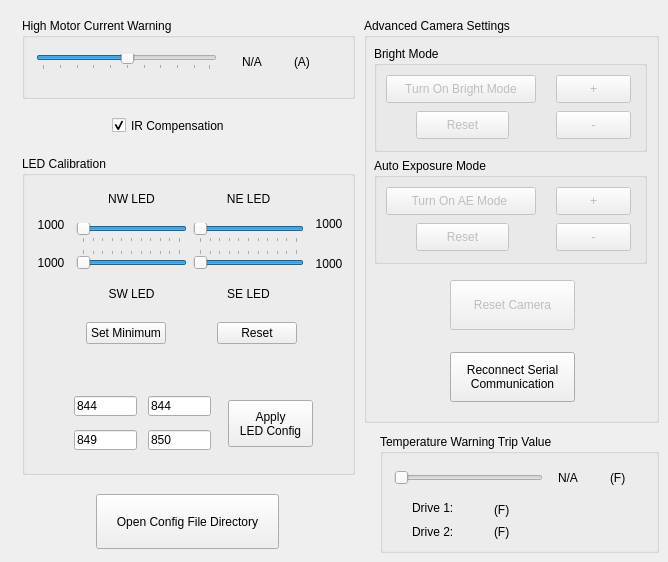
    <widget class="QWidget" name="tab_2">
     <property name="autoFillBackground">
      <bool>true</bool>
     </property>
     <attribute name="title">
      <string>SETTINGS</string>
     </attribute>
     <widget class="QGroupBox" name="groupBox_7">
      <property name="geometry">
       <rect>
        <x>22</x>
        <y>156</y>
        <width>333</width>
        <height>319</height>
       </rect>
      </property>
      <property name="title">
       <string>LED Calibration</string>
      </property>
      <widget class="QWidget" name="layoutWidget">
       <property name="geometry">
        <rect>
         <x>54</x>
         <y>24</y>
         <width>228</width>
         <height>132</height>
        </rect>
       </property>
       <layout class="QGridLayout" name="gridLayout">
        <item row="1" column="0">
         <widget class="QSlider" name="s_nw">
          <property name="toolTip">
           <string>NW LED Intensity Slider</string>
          </property>
          <property name="layoutDirection">
           <enum>Qt::RightToLeft</enum>
          </property>
          <property name="minimum">
           <number>1</number>
          </property>
          <property name="maximum">
           <number>1000</number>
          </property>
          <property name="pageStep">
           <number>100</number>
          </property>
          <property name="value">
           <number>1000</number>
          </property>
          <property name="sliderPosition">
           <number>1000</number>
          </property>
          <property name="orientation">
           <enum>Qt::Horizontal</enum>
          </property>
          <property name="invertedControls">
           <bool>false</bool>
          </property>
          <property name="tickPosition">
           <enum>QSlider::TicksBelow</enum>
          </property>
         </widget>
        </item>
        <item row="0" column="1">
         <widget class="QLabel" name="label_3">
          <property name="text">
           <string>NE LED</string>
          </property>
          <property name="alignment">
           <set>Qt::AlignCenter</set>
          </property>
         </widget>
        </item>
        <item row="1" column="1">
         <widget class="QSlider" name="s_ne">
          <property name="toolTip">
           <string>NE LED Intensity Slider</string>
          </property>
          <property name="layoutDirection">
           <enum>Qt::RightToLeft</enum>
          </property>
          <property name="minimum">
           <number>1</number>
          </property>
          <property name="maximum">
           <number>1000</number>
          </property>
          <property name="pageStep">
           <number>100</number>
          </property>
          <property name="sliderPosition">
           <number>1000</number>
          </property>
          <property name="orientation">
           <enum>Qt::Horizontal</enum>
          </property>
          <property name="tickPosition">
           <enum>QSlider::TicksBelow</enum>
          </property>
         </widget>
        </item>
        <item row="2" column="1">
         <widget class="QSlider" name="s_se">
          <property name="toolTip">
           <string>SE LED Intensity Slider</string>
          </property>
          <property name="layoutDirection">
           <enum>Qt::RightToLeft</enum>
          </property>
          <property name="minimum">
           <number>1</number>
          </property>
          <property name="maximum">
           <number>1000</number>
          </property>
          <property name="pageStep">
           <number>100</number>
          </property>
          <property name="sliderPosition">
           <number>1000</number>
          </property>
          <property name="orientation">
           <enum>Qt::Horizontal</enum>
          </property>
          <property name="tickPosition">
           <enum>QSlider::TicksAbove</enum>
          </property>
         </widget>
        </item>
        <item row="3" column="1">
         <widget class="QLabel" name="label_4">
          <property name="text">
           <string>SE LED</string>
          </property>
          <property name="alignment">
           <set>Qt::AlignCenter</set>
          </property>
         </widget>
        </item>
        <item row="2" column="0">
         <widget class="QSlider" name="s_sw">
          <property name="toolTip">
           <string>SW LED Intensity Slider</string>
          </property>
          <property name="layoutDirection">
           <enum>Qt::RightToLeft</enum>
          </property>
          <property name="minimum">
           <number>1</number>
          </property>
          <property name="maximum">
           <number>1000</number>
          </property>
          <property name="pageStep">
           <number>100</number>
          </property>
          <property name="sliderPosition">
           <number>1000</number>
          </property>
          <property name="orientation">
           <enum>Qt::Horizontal</enum>
          </property>
          <property name="tickPosition">
           <enum>QSlider::TicksAbove</enum>
          </property>
         </widget>
        </item>
        <item row="3" column="0">
         <widget class="QLabel" name="label">
          <property name="text">
           <string>SW LED</string>
          </property>
          <property name="alignment">
           <set>Qt::AlignCenter</set>
          </property>
         </widget>
        </item>
        <item row="0" column="0">
         <widget class="QLabel" name="label_2">
          <property name="text">
           <string>NW LED</string>
          </property>
          <property name="alignment">
           <set>Qt::AlignCenter</set>
          </property>
         </widget>
        </item>
       </layout>
      </widget>
      <widget class="QWidget" name="verticalLayoutWidget_2">
       <property name="geometry">
        <rect>
         <x>10</x>
         <y>52</y>
         <width>38</width>
         <height>71</height>
        </rect>
       </property>
       <layout class="QVBoxLayout" name="verticalLayout_5">
        <item>
         <widget class="QLabel" name="s_value_nw">
          <property name="text">
           <string>1000</string>
          </property>
          <property name="alignment">
           <set>Qt::AlignCenter</set>
          </property>
         </widget>
        </item>
        <item>
         <widget class="QLabel" name="s_value_sw">
          <property name="text">
           <string>1000</string>
          </property>
          <property name="alignment">
           <set>Qt::AlignCenter</set>
          </property>
         </widget>
        </item>
       </layout>
      </widget>
      <widget class="QWidget" name="verticalLayoutWidget_4">
       <property name="geometry">
        <rect>
         <x>288</x>
         <y>50</y>
         <width>38</width>
         <height>75</height>
        </rect>
       </property>
       <layout class="QVBoxLayout" name="verticalLayout_8">
        <item>
         <widget class="QLabel" name="s_value_ne">
          <property name="text">
           <string>1000</string>
          </property>
          <property name="alignment">
           <set>Qt::AlignCenter</set>
          </property>
         </widget>
        </item>
        <item>
         <widget class="QLabel" name="s_value_se">
          <property name="text">
           <string>1000</string>
          </property>
          <property name="alignment">
           <set>Qt::AlignCenter</set>
          </property>
         </widget>
        </item>
       </layout>
      </widget>
      <widget class="QWidget" name="layoutWidget_2">
       <property name="geometry">
        <rect>
         <x>64</x>
         <y>162</y>
         <width>211</width>
         <height>30</height>
        </rect>
       </property>
       <layout class="QHBoxLayout" name="horizontalLayout_3">
        <item>
         <widget class="QPushButton" name="b_setMinBrightnessLED">
          <property name="toolTip">
           <string>Press this button when all LED's are at minimum brightness, use L/R arrow keys to set each LED slider above</string>
          </property>
          <property name="text">
           <string>Set Minimum</string>
          </property>
         </widget>
        </item>
        <item>
         <spacer name="horizontalSpacer_3">
          <property name="orientation">
           <enum>Qt::Horizontal</enum>
          </property>
          <property name="sizeHint" stdset="0">
           <size>
            <width>40</width>
            <height>20</height>
           </size>
          </property>
         </spacer>
        </item>
        <item>
         <widget class="QPushButton" name="b_resetMinimumBrightnessLED">
          <property name="sizePolicy">
           <sizepolicy hsizetype="Fixed" vsizetype="Fixed">
            <horstretch>0</horstretch>
            <verstretch>0</verstretch>
           </sizepolicy>
          </property>
          <property name="toolTip">
           <string>Reset minimum LED brightness</string>
          </property>
          <property name="text">
           <string>Reset</string>
          </property>
         </widget>
        </item>
       </layout>
      </widget>
      <widget class="QLineEdit" name="se_edit">
       <property name="geometry">
        <rect>
         <x>126</x>
         <y>274</y>
         <width>63</width>
         <height>20</height>
        </rect>
       </property>
       <property name="toolTip">
        <string>SE LED setting which will be saved when &quot;Apply&quot; is clicked</string>
       </property>
       <property name="text">
        <string>850</string>
       </property>
      </widget>
      <widget class="QLineEdit" name="nw_edit">
       <property name="geometry">
        <rect>
         <x>52</x>
         <y>240</y>
         <width>63</width>
         <height>20</height>
        </rect>
       </property>
       <property name="toolTip">
        <string>NW LED setting which will be saved when &quot;Apply&quot; is clicked</string>
       </property>
       <property name="text">
        <string>844</string>
       </property>
      </widget>
      <widget class="QLineEdit" name="ne_edit">
       <property name="geometry">
        <rect>
         <x>126</x>
         <y>240</y>
         <width>63</width>
         <height>20</height>
        </rect>
       </property>
       <property name="toolTip">
        <string>NE LED setting which will be saved when &quot;Apply&quot; is clicked</string>
       </property>
       <property name="text">
        <string>844</string>
       </property>
      </widget>
      <widget class="QLineEdit" name="sw_edit">
       <property name="geometry">
        <rect>
         <x>52</x>
         <y>274</y>
         <width>63</width>
         <height>20</height>
        </rect>
       </property>
       <property name="toolTip">
        <string>SW LED setting which will be saved when &quot;Apply&quot; is clicked</string>
       </property>
       <property name="text">
        <string>849</string>
       </property>
      </widget>
      <widget class="QPushButton" name="apply_min_sp">
       <property name="geometry">
        <rect>
         <x>206</x>
         <y>244</y>
         <width>85</width>
         <height>47</height>
        </rect>
       </property>
       <property name="toolTip">
        <string>Saves the four left numbers to a configuration file</string>
       </property>
       <property name="text">
        <string>Apply
LED Config</string>
       </property>
      </widget>
     </widget>
     <widget class="QGroupBox" name="groupBox_8">
      <property name="geometry">
       <rect>
        <x>364</x>
        <y>18</y>
        <width>295</width>
        <height>405</height>
       </rect>
      </property>
      <property name="title">
       <string>Advanced Camera Settings</string>
      </property>
      <widget class="QGroupBox" name="groupBox_10">
       <property name="geometry">
        <rect>
         <x>10</x>
         <y>140</y>
         <width>273</width>
         <height>106</height>
        </rect>
       </property>
       <property name="title">
        <string>Auto Exposure Mode</string>
       </property>
       <widget class="QPushButton" name="b_activate_full_auto_exposure_mode">
        <property name="enabled">
         <bool>false</bool>
        </property>
        <property name="geometry">
         <rect>
          <x>12</x>
          <y>29</y>
          <width>150</width>
          <height>28</height>
         </rect>
        </property>
        <property name="toolTip">
         <string>Activate auto exposure compensation mode</string>
        </property>
        <property name="text">
         <string>Turn On AE Mode </string>
        </property>
       </widget>
       <widget class="QPushButton" name="b_exp_comp_increase">
        <property name="enabled">
         <bool>false</bool>
        </property>
        <property name="geometry">
         <rect>
          <x>182</x>
          <y>29</y>
          <width>75</width>
          <height>28</height>
         </rect>
        </property>
        <property name="toolTip">
         <string>Increase exposure compensation</string>
        </property>
        <property name="text">
         <string>+</string>
        </property>
       </widget>
       <widget class="QPushButton" name="b_exp_comp_reset">
        <property name="enabled">
         <bool>false</bool>
        </property>
        <property name="geometry">
         <rect>
          <x>42</x>
          <y>65</y>
          <width>93</width>
          <height>28</height>
         </rect>
        </property>
        <property name="toolTip">
         <string>Reset exposure compensation</string>
        </property>
        <property name="text">
         <string>Reset</string>
        </property>
       </widget>
       <widget class="QPushButton" name="b_exp_comp_decrease">
        <property name="enabled">
         <bool>false</bool>
        </property>
        <property name="geometry">
         <rect>
          <x>182</x>
          <y>65</y>
          <width>75</width>
          <height>28</height>
         </rect>
        </property>
        <property name="toolTip">
         <string>Decrease exposure compensation</string>
        </property>
        <property name="text">
         <string>-</string>
        </property>
       </widget>
      </widget>
      <widget class="QGroupBox" name="groupBox_9">
       <property name="geometry">
        <rect>
         <x>10</x>
         <y>28</y>
         <width>273</width>
         <height>106</height>
        </rect>
       </property>
       <property name="title">
        <string>Bright Mode</string>
       </property>
       <widget class="QPushButton" name="b_bright_mode_reset">
        <property name="enabled">
         <bool>false</bool>
        </property>
        <property name="geometry">
         <rect>
          <x>42</x>
          <y>65</y>
          <width>93</width>
          <height>28</height>
         </rect>
        </property>
        <property name="toolTip">
         <string>Reset brightness setting for bright mode</string>
        </property>
        <property name="text">
         <string>Reset</string>
        </property>
       </widget>
       <widget class="QPushButton" name="b_activate_bright_mode">
        <property name="enabled">
         <bool>false</bool>
        </property>
        <property name="geometry">
         <rect>
          <x>12</x>
          <y>29</y>
          <width>150</width>
          <height>28</height>
         </rect>
        </property>
        <property name="sizePolicy">
         <sizepolicy hsizetype="Fixed" vsizetype="Fixed">
          <horstretch>0</horstretch>
          <verstretch>0</verstretch>
         </sizepolicy>
        </property>
        <property name="minimumSize">
         <size>
          <width>0</width>
          <height>0</height>
         </size>
        </property>
        <property name="toolTip">
         <string>Activate bright mode</string>
        </property>
        <property name="text">
         <string>Turn On Bright Mode</string>
        </property>
       </widget>
       <widget class="QPushButton" name="b_bright_mode_increase">
        <property name="enabled">
         <bool>false</bool>
        </property>
        <property name="geometry">
         <rect>
          <x>182</x>
          <y>29</y>
          <width>75</width>
          <height>28</height>
         </rect>
        </property>
        <property name="minimumSize">
         <size>
          <width>20</width>
          <height>0</height>
         </size>
        </property>
        <property name="toolTip">
         <string>Increase brightness setting</string>
        </property>
        <property name="text">
         <string>+</string>
        </property>
       </widget>
       <widget class="QPushButton" name="b_bright_mode_decrease">
        <property name="enabled">
         <bool>false</bool>
        </property>
        <property name="geometry">
         <rect>
          <x>182</x>
          <y>65</y>
          <width>75</width>
          <height>28</height>
         </rect>
        </property>
        <property name="toolTip">
         <string>Decrease brightness setting</string>
        </property>
        <property name="text">
         <string>-</string>
        </property>
       </widget>
      </widget>
      <widget class="QPushButton" name="b_reset_camera">
       <property name="enabled">
        <bool>false</bool>
       </property>
       <property name="geometry">
        <rect>
         <x>86</x>
         <y>262</y>
         <width>125</width>
         <height>50</height>
        </rect>
       </property>
       <property name="toolTip">
        <string>Sends serial command to reset camera</string>
       </property>
       <property name="text">
        <string>Reset Camera</string>
       </property>
      </widget>
      <widget class="QPushButton" name="b_reset_serial">
       <property name="geometry">
        <rect>
         <x>86</x>
         <y>334</y>
         <width>125</width>
         <height>50</height>
        </rect>
       </property>
       <property name="text">
        <string>Reconnect Serial
Communication</string>
       </property>
      </widget>
     </widget>
     <widget class="QGroupBox" name="groupBox_11">
      <property name="geometry">
       <rect>
        <x>380</x>
        <y>434</y>
        <width>279</width>
        <height>119</height>
       </rect>
      </property>
      <property name="title">
       <string>Temperature Warning Trip Value</string>
      </property>
      <widget class="QSlider" name="s_trip_temp">
       <property name="geometry">
        <rect>
         <x>14</x>
         <y>36</y>
         <width>149</width>
         <height>16</height>
        </rect>
       </property>
       <property name="toolTip">
        <string>Warning temperature at which the motors are disabled</string>
       </property>
       <property name="minimum">
        <number>50</number>
       </property>
       <property name="maximum">
        <number>212</number>
       </property>
       <property name="value">
        <number>50</number>
       </property>
       <property name="orientation">
        <enum>Qt::Horizontal</enum>
       </property>
      </widget>
      <widget class="QLabel" name="label_11">
       <property name="geometry">
        <rect>
         <x>230</x>
         <y>36</y>
         <width>35</width>
         <height>16</height>
        </rect>
       </property>
       <property name="text">
        <string>(F)</string>
       </property>
      </widget>
      <widget class="QLabel" name="label_12">
       <property name="geometry">
        <rect>
         <x>178</x>
         <y>32</y>
         <width>49</width>
         <height>23</height>
        </rect>
       </property>
       <property name="text">
        <string>N/A</string>
       </property>
      </widget>
      <widget class="QLabel" name="label_13">
       <property name="geometry">
        <rect>
         <x>32</x>
         <y>66</y>
         <width>77</width>
         <height>16</height>
        </rect>
       </property>
       <property name="text">
        <string>Drive 1:</string>
       </property>
      </widget>
      <widget class="QLabel" name="label_14">
       <property name="geometry">
        <rect>
         <x>32</x>
         <y>90</y>
         <width>75</width>
         <height>16</height>
        </rect>
       </property>
       <property name="text">
        <string>Drive 2:</string>
       </property>
      </widget>
      <widget class="QLabel" name="l_tempDrive1_e">
       <property name="geometry">
        <rect>
         <x>114</x>
         <y>66</y>
         <width>35</width>
         <height>19</height>
        </rect>
       </property>
       <property name="text">
        <string>(F)</string>
       </property>
      </widget>
      <widget class="QLabel" name="l_tempDrive2_e">
       <property name="geometry">
        <rect>
         <x>114</x>
         <y>88</y>
         <width>35</width>
         <height>19</height>
        </rect>
       </property>
       <property name="text">
        <string>(F)</string>
       </property>
      </widget>
     </widget>
     <widget class="QGroupBox" name="groupBox_12">
      <property name="geometry">
       <rect>
        <x>22</x>
        <y>18</y>
        <width>333</width>
        <height>81</height>
       </rect>
      </property>
      <property name="title">
       <string>High Motor Current Warning</string>
      </property>
      <widget class="QSlider" name="s_high_motor_current">
       <property name="geometry">
        <rect>
         <x>14</x>
         <y>36</y>
         <width>181</width>
         <height>16</height>
        </rect>
       </property>
       <property name="toolTip">
        <string>Set current to alert user. This does not limit the current to the motors</string>
       </property>
       <property name="minimum">
        <number>0</number>
       </property>
       <property name="maximum">
        <number>99</number>
       </property>
       <property name="value">
        <number>50</number>
       </property>
       <property name="orientation">
        <enum>Qt::Horizontal</enum>
       </property>
       <property name="tickPosition">
        <enum>QSlider::TicksBelow</enum>
       </property>
      </widget>
      <widget class="QLabel" name="label_16">
       <property name="geometry">
        <rect>
         <x>272</x>
         <y>36</y>
         <width>35</width>
         <height>16</height>
        </rect>
       </property>
       <property name="text">
        <string>(A)</string>
       </property>
      </widget>
      <widget class="QLabel" name="l_high_motor_current">
       <property name="geometry">
        <rect>
         <x>220</x>
         <y>32</y>
         <width>49</width>
         <height>23</height>
        </rect>
       </property>
       <property name="text">
        <string>N/A</string>
       </property>
      </widget>
     </widget>
     <widget class="QCheckBox" name="ir_comp">
      <property name="geometry">
       <rect>
        <x>112</x>
        <y>114</y>
        <width>154</width>
        <height>23</height>
       </rect>
      </property>
      <property name="toolTip">
       <string>Controls velocity to be constant, default: checked</string>
      </property>
      <property name="text">
       <string>IR Compensation </string>
      </property>
      <property name="checked">
       <bool>true</bool>
      </property>
     </widget>
     <widget class="QPushButton" name="b_open_config_directory">
      <property name="geometry">
       <rect>
        <x>96</x>
        <y>494</y>
        <width>183</width>
        <height>55</height>
       </rect>
      </property>
      <property name="text">
       <string>Open Config File Directory</string>
      </property>
     </widget>
    </widget>
